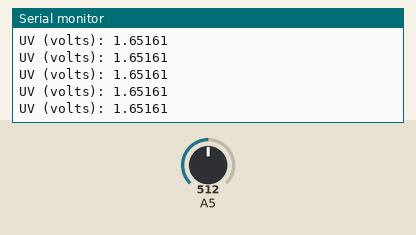
This sketch was run on a simulated Arduino Uno, built with avr-gcc and run on an emulated ATmega328P. On the bench: the last lines printed to the serial monitor. The inputs (shaded band) are chosen by the test bench; at power-on: A5 = 512.

Above: at 1.2 s.
1.3 s: A5 set to 716
At 1.8 s:
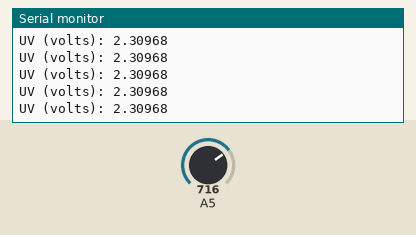
2.8 s: A5 set to 900
At 3.6 s:
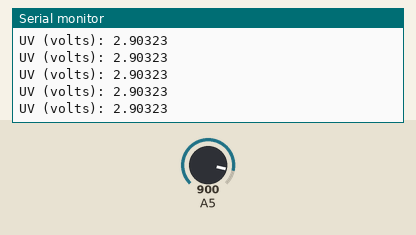
Timing chart, 0 to 5.8 s (numbered marks = the images above; inputs shaded):
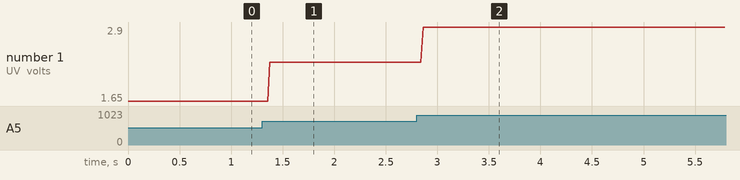

Measured:
- after the input at 1.3 s, the serial monitor: prints a new line after 0.08 s (image 1)
- after the input at 2.8 s, the serial monitor: prints a new line after 0.06 s (image 2)
- plotted number 1: 1.65 → 2.31 after the input at 1.3 s, 2.31 → 2.9 after the input at 2.8 s

The sketch:

uv_workbench.ino
```cpp
#include <ML8511.h>

ML8511 uvSensor(A5, 3.3);

void setup()
{

  Serial.begin(9600);
  uvSensor.begin();
  analogReference( EXTERNAL );

}

void loop()
{

  float v = uvSensor.voltage();

  Serial.print("UV (volts): ");
  Serial.println(v, 5);

  delay(10);

}
```
